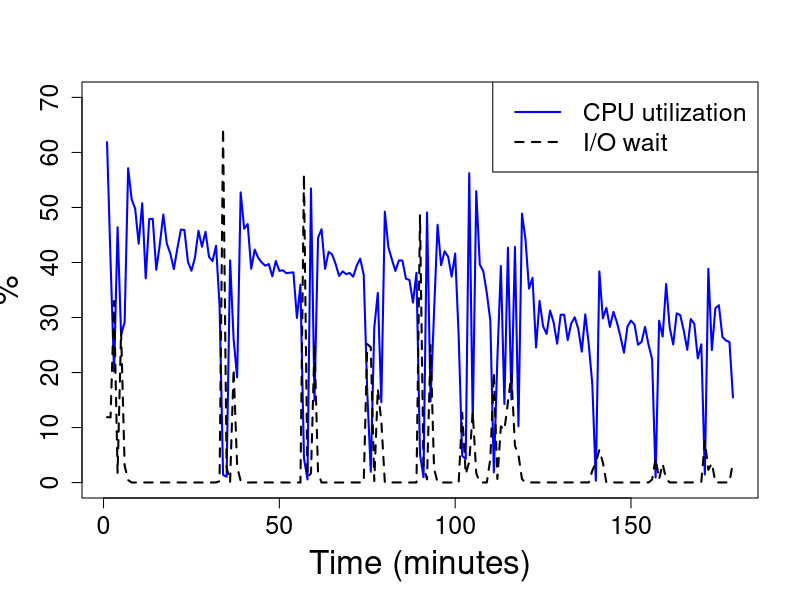

Source code (R):
#Where the file is saved
pdf("/home/hadoop/rough/MyGITProjects/PGA_EvaluationArchitecturePaper/Evaluation-architectures-for-big-data/LsuSamsungPaper/Figure/SystemData/Plots/ECCPUHDD.pdf", family="Times")

#Read data from CSV
data <- read.csv(file="EC_1HDD_CPUCopy.csv",head=FALSE,sep=",")

x <- 1:length(data$V1)

lt <- c(1,2)

plot(x, data$V1, type='l', col='blue', lwd=2, lty=lt[1], ann=FALSE, cex.axis=1.5, ylim=c(0,70))
lines(x, data$V2, col='black', lwd=2, lty=lt[2])

title(xlab="Time (minutes)", cex.lab=2)
title(ylab="%", cex.lab=2)
#title(main="IOPS Over Time")

legend("topright", c("CPU utilization", "I/O wait"), col=c("blue","black"), lwd=c(2,2), lty=lt, cex = 1.5)

#print(data$V5)
dev.off()
